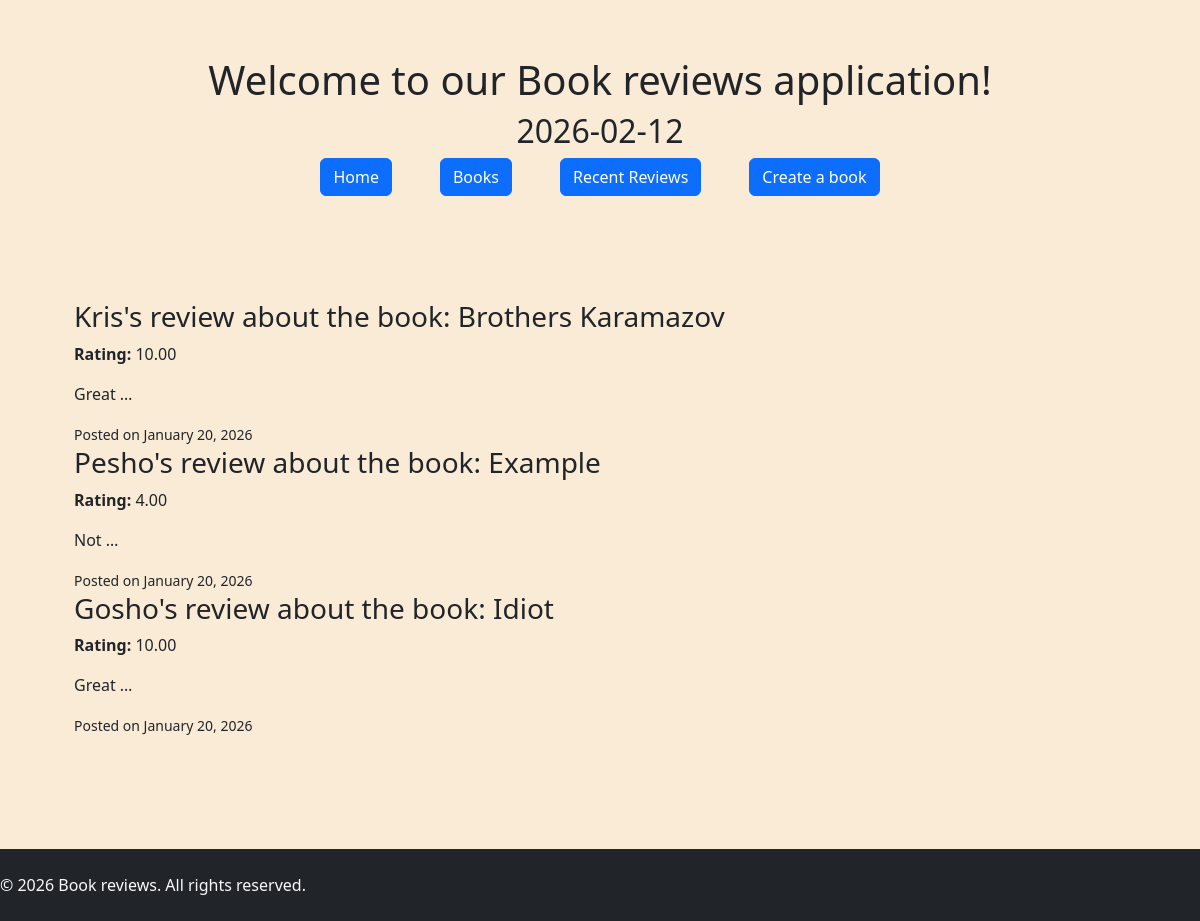
The page /reviews/ on the database as committed earlier.
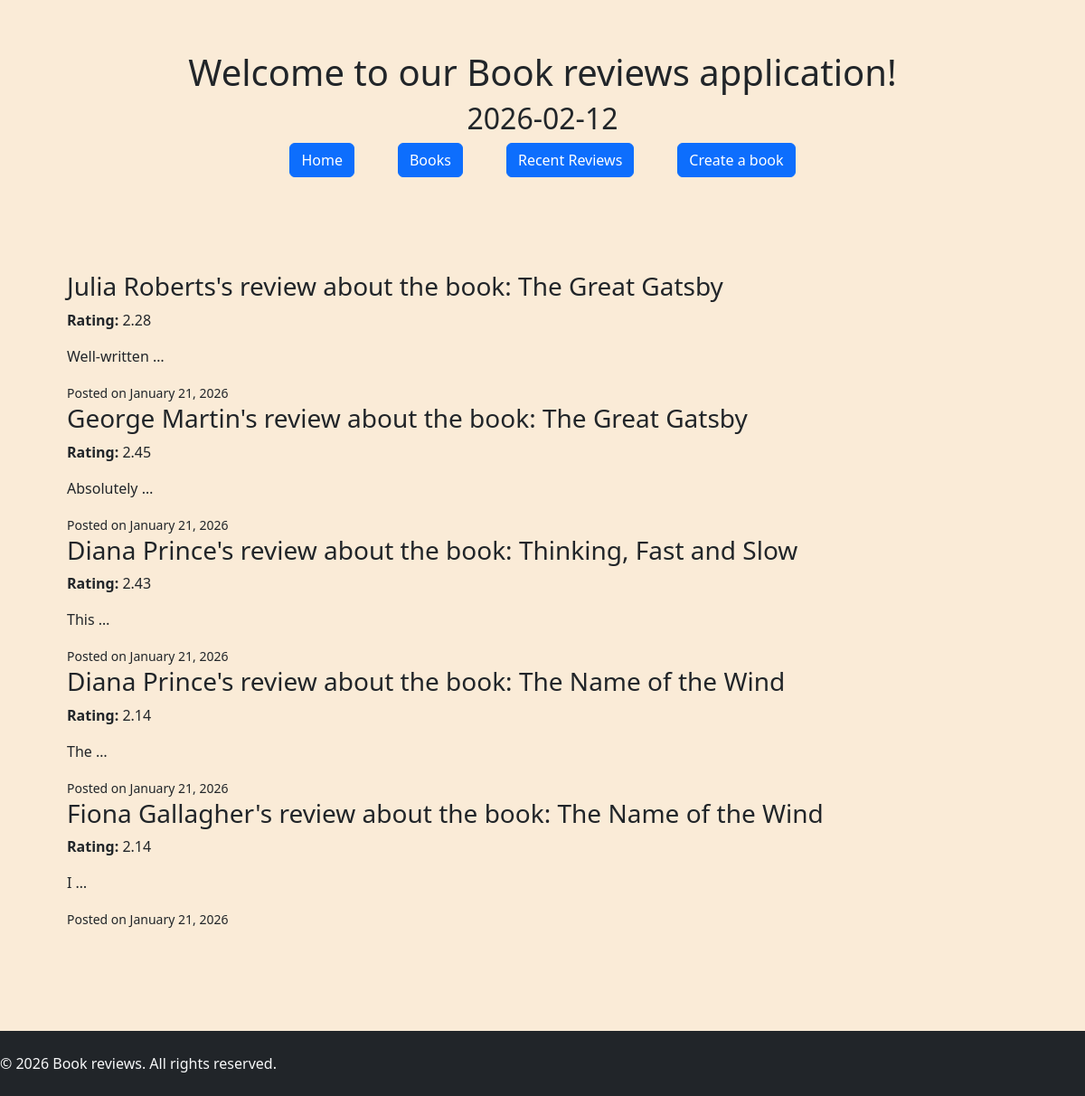
The same page on the database as committed later.
### reviews/models.py (models this page shows, shortened)
class Review(models.Model):
    author = models.CharField(max_length=255)
    body = models.TextField()
    rating = models.DecimalField(max_digits=4, decimal_places=2)
    created_at = models.DateTimeField(auto_now_add=True)
    book = models.ForeignKey('books.Book', on_delete=models.CASCADE, related_name="reviews")

### books/models.py (models this page shows, shortened)
class Book(models.Model):
    GENRE_CHOICES = [
        ("Fiction", "Fiction"),
        ("Non-Fiction", "Non-Fiction"),
        ("Fantasy", "Fantasy"),
        ("Science", "Science"),
        ("Biography", "Biography"),
        ("History", "History"),
    ]
    title = models.CharField(max_length=255, unique=True)
    price = models.DecimalField(max_digits=6, decimal_places=2,  validators=[RangeValidator(0, 1000, message='Price should be in the range 0 - 1000')])
    isbn = models.CharField(max_length=12, unique=False)
    genre = models.CharField(max_length=50, choices=GENRE_CHOICES)
    publishing_date = models.DateField()
    description = models.TextField()
    image_url = models.URLField()
    cover_img = models.ImageField(blank=True, null=True)
    slug = models.SlugField(max_length=255, blank=True)
    updated_at = models.DateTimeField(auto_now=True)

### reviews/views.py (the view)
# urls.py: path('', recent_views, name='recent_views'),
def recent_views(request):
    reviews = Review.objects.order_by('-created_at')[:5]
    context = {
        'reviews': reviews
    }
    return render(request, 'reviews/list.html', context)

### templates/reviews/list.html
{% extends 'common/home_page.html' %}
{% block content %}
        <ul>
            {% for review in reviews %}
            <li>
                {% include 'reviews/_review_card.html' %}
            </li>
            {% endfor %}
        </ul>
{% endblock %}

### templates/common/home_page.html (shortened to what this page needs)
{% load static %}
<!DOCTYPE html>
<html lang="en">
<head>
    <link
        href="https://cdn.jsdelivr.net/npm/bootstrap@5.3.3/dist/css/bootstrap.min.css"
        rel="stylesheet"
    >
     <link rel="stylesheet" href="{% static 'css/custom_css.css' %}">
</head>
<body class="flex-column">
    <header class="navbar navbar-dark mt-5 flex-column">
        <div class="title flex-column">
            <h1>Welcome to our Book reviews application!</h1>
            <h2 class="text-center">{% now 'Y-m-d'%}</h2>
        </div>
         <nav class=".navbar-nav  d-flex gap-5 mb-5">
            <a class="btn btn-primary" href="{% url 'home' %}">Home</a>
            <a class="btn btn-primary" href="{% url 'books:list' %}">Books</a>
            <a class= "btn btn-primary" href="{% url 'recent_views' %}">Recent Reviews</a>
            <a class= "btn btn-primary" href="{% url 'books:create' %}">Create a book</a>
        </nav>
    </header>
    <main class="container my-5">
        {% block content %}
        {% endblock %}
    </main>
    <footer class="bg-dark text-light py-4 mt-5">
        © 2026 Book reviews. All rights reserved.
    </footer>
</body>
</html>

### templates/reviews/_review_card.html
    <article class="review-card">
    <header>
        <h3>{{ review.author }}'s review about the book: {{ review.book.title }}</h3>
    </header>
    <section>
        <p>
            <strong>Rating:</strong>
            {{ review.rating }}
        </p>
        <p>
            {{ review.body|truncatewords:1|default:"No review content available." }}
        </p>
    </section>
    <footer>
        <small>
            Posted on {{ review.created_at|date:"F j, Y" }}
        </small>
    </footer>
</article>

### static/css/custom_css.css (style rules this page uses)
body { background-color: antiquewhite; display: flex; flex-direction: column; }
nav { display: flex; gap: 20px; }
nav a { text-decoration: none; color: black; border: 2px solid black; padding: 20px; border-radius: 10px; }
ul { list-style: none; }

Rows that differ between the two databases and show on the page:
no longer on this page (row unchanged): Review: author "Kris", book "Brothers Karamazov", rating "10.00", body "Great …", created_at "January 20, 2026"
no longer on this page (row unchanged): Review: author "Pesho", book "Example", rating "4.00", body "Not …", created_at "January 20, 2026"
no longer on this page (row unchanged): Review: author "Gosho", book "Idiot", rating "10.00", body "Great …", created_at "January 20, 2026"
added Review: author "Julia Roberts", book "The Great Gatsby", rating "2.28", body "Well-written …", created_at "January 21, 2026"
added Review: author "George Martin", book "The Great Gatsby", rating "2.45", body "Absolutely …", created_at "January 21, 2026"
added Review: author "Diana Prince", book "Thinking, Fast and Slow", rating "2.43", body "This …", created_at "January 21, 2026"
added Review: author "Diana Prince", book "The Name of the Wind", rating "2.14", body "The …", created_at "January 21, 2026"
added Review: author "Fiona Gallagher", book "The Name of the Wind", rating "2.14", body "I …", created_at "January 21, 2026"
